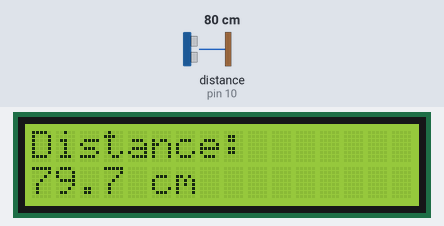
The sketch below on a simulated Arduino Uno, built with avr-gcc and run on an emulated ATmega328P. Shown: 16×2 character LCD. Wiring (inferred from the names in the program): ultrasonic range finder: trigger pin 9; echo pin 10. The inputs (shaded band) are chosen by the test bench; at power-on: distance to the obstacle (sensor on pin 10) 80 cm. The echo pulse lasts 58.3 µs per cm; what the sketch prints to the serial monitor is not drawn.

Above: at 1.2 s.
1.3 s: distance to the obstacle (sensor on pin 10) set to 2 cm
At 2.0 s:
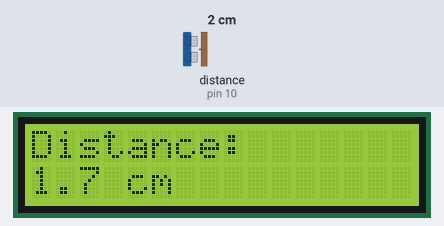
3.1 s: distance to the obstacle (sensor on pin 10) set to 4 cm
At 4.1 s:
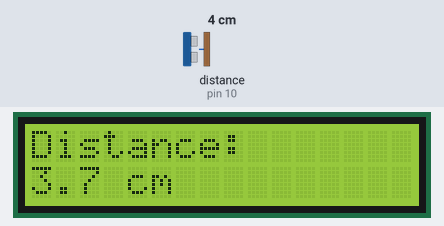
4.7 s: distance to the obstacle (sensor on pin 10) set to 9 cm
At 6.2 s:
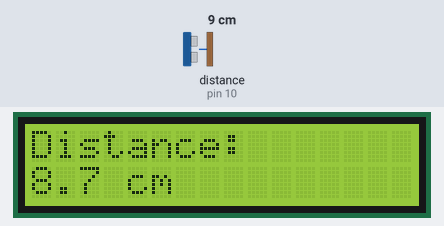
Timing chart, 0 to 7.7 s (numbered marks = the images above; inputs shaded):
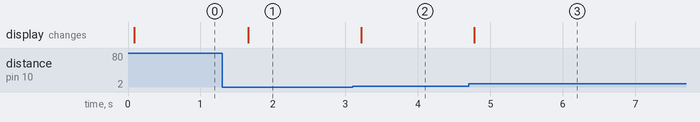

The sketch:

Proximity_with_lcd.hex.ino
```cpp
#include <Wire.h>
#include <LiquidCrystal_I2C.h>

#define TRIG 9
#define ECHO 10

LiquidCrystal_I2C lcd(0x27, 16, 2);

void setup() {
  pinMode(TRIG, OUTPUT);
  pinMode(ECHO, INPUT);

  lcd.init();
  lcd.backlight();

  Serial.begin(9600);
}

void loop() {
  digitalWrite(TRIG, LOW);
  delayMicroseconds(2);

  digitalWrite(TRIG, HIGH);
  delayMicroseconds(10);
  digitalWrite(TRIG, LOW);

  long duration = pulseIn(ECHO, HIGH);
  float distance = duration * 0.0343 / 2;

  lcd.clear();
  lcd.setCursor(0, 0);
  lcd.print("Distance:");

  lcd.setCursor(0, 1);
  lcd.print(distance, 1);
  lcd.print(" cm");

  Serial.print("Distance: ");
  Serial.print(distance);
  Serial.println(" cm");

  delay(500);
}
```

Measured:
- after the input at 1.3 s, the display: changes after 0.36 s (image 1)
- after the input at 3.1 s, the display: changes after 0.12 s (image 2)
- after the input at 4.7 s, the display: changes after 0.08 s (image 3)
